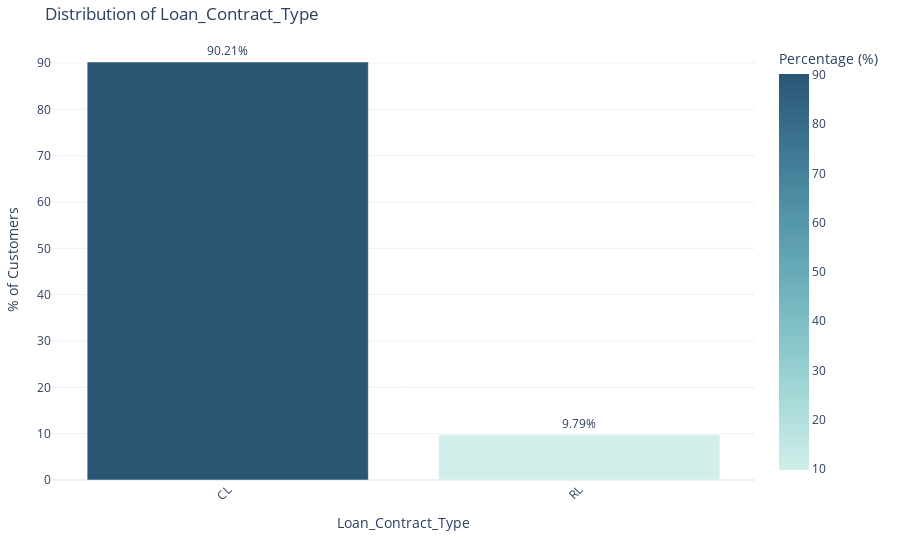

Write notebook code for a chart like this one.
### Markdown cell above
The column Accompany_Client has 7 unique categories, with the majority of clients applying alone (82,358) or with a relative (12,564). Rare categories like Group (85), Others (839), and invalid/placeholder values like ## (9) represent a small portion of the data and could be grouped into a single category, such as "Other", for simplification.

### Code cell
analyze_categorical_column(data, "Loan_Contract_Type")

### Figure 1 — Plotly figure (JSON) as saved in the notebook; plotly's stock layout.template omitted (floating-point values rounded to 4 significant figures)
{"data": [{"hovertemplate": "Loan_Contract_Type=%{x}<br>Percentage (%)=%{marker.color}<extra></extra>", "legendgroup": "", "marker": {"color": [90.21, 9.788], "coloraxis": "coloraxis", "pattern": {"shape": ""}}, "name": "", "orientation": "v", "showlegend": false, "text": [90.21, 9.788], "textposition": "outside", "texttemplate": "%{text:.2f}%", "type": "bar", "x": ["CL", "RL"], "xaxis": "x", "y": [90.21, 9.788], "yaxis": "y"}], "layout": {"barmode": "relative", "coloraxis": {"colorbar": {"title": {"text": "Percentage (%)"}}, "colorscale": [[0, "rgb(209, 238, 234)"], [0.1667, "rgb(168, 219, 217)"], [0.3333, "rgb(133, 196, 201)"], [0.5, "rgb(104, 171, 184)"], [0.6667, "rgb(79, 144, 166)"], [0.8333, "rgb(59, 115, 143)"], [1, "rgb(42, 86, 116)"]]}, "legend": {"tracegroupgap": 0}, "margin": {"b": 80, "l": 40, "r": 40, "t": 40}, "showlegend": false, "title": {"text": "Distribution of Loan_Contract_Type"}, "xaxis": {"anchor": "y", "domain": [0, 1], "tickangle": -45, "title": {"text": "Loan_Contract_Type"}}, "yaxis": {"anchor": "x", "domain": [0, 1], "title": {"text": "% of Customers"}}}}
